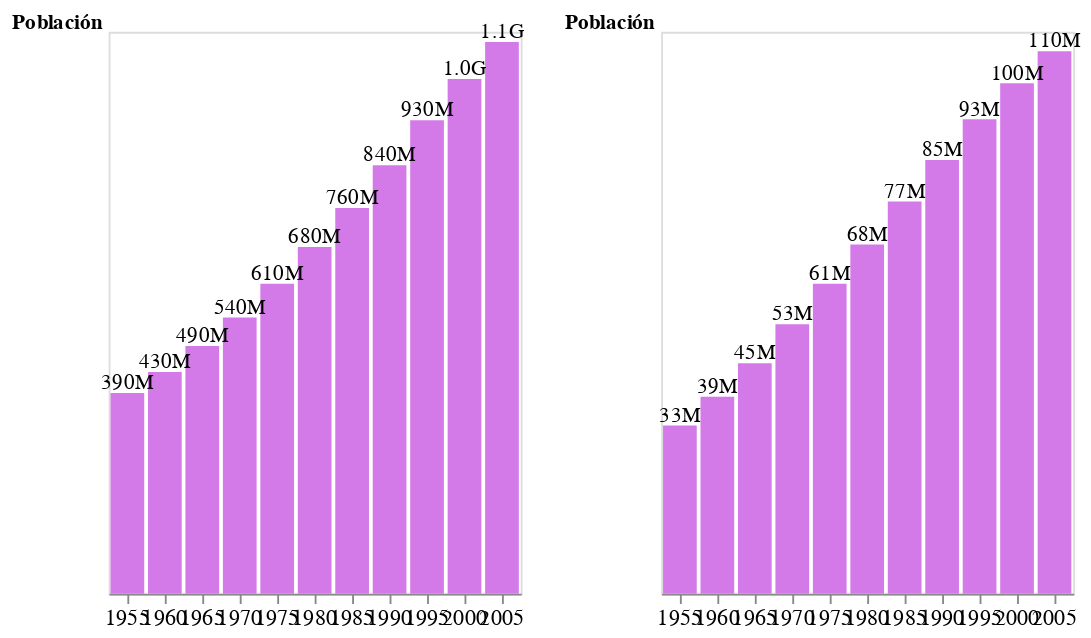

Write notebook code for a chart like this one.
### Code cell
grafico_final | grafico_dos

### Figure 1 — Vega-Lite specification as saved in the notebook (floating-point values rounded to 4 significant figures)
{"config": {"view": {"continuousWidth": 400, "continuousHeight": 300}}, "hconcat": [{"layer": [{"mark": {"type": "bar", "fill": "#D47AE8"}, "encoding": {"x": {"axis": {"labelAngle": 0, "labelFontSize": 12}, "field": "year", "title": "", "type": "ordinal"}, "y": {"axis": {"domain": false, "format": ".2s", "grid": false, "labels": false, "ticks": false, "titleAnchor": "end", "titleAngle": 0}, "field": "pop", "title": "Población", "type": "quantitative"}}}, {"mark": {"type": "text", "dy": -5}, "encoding": {"text": {"field": "pop", "format": ".2s", "type": "quantitative"}, "x": {"axis": {"labelAngle": 0, "labelFontSize": 12}, "field": "year", "title": "", "type": "ordinal"}, "y": {"axis": {"domain": false, "format": ".2s", "grid": false, "labels": false, "ticks": false, "titleAnchor": "end", "titleAngle": 0}, "field": "pop", "title": "Población", "type": "quantitative"}}}], "data": {"name": "data-b3b19feb74daff1b6519ffdda6731053"}}, {"layer": [{"mark": {"type": "bar", "fill": "#D47AE8"}, "encoding": {"x": {"axis": {"labelAngle": 0, "labelFontSize": 12}, "field": "year", "title": "", "type": "ordinal"}, "y": {"axis": {"domain": false, "format": ".2s", "grid": false, "labels": false, "ticks": false, "titleAnchor": "end", "titleAngle": 0}, "field": "pop", "title": "Población", "type": "quantitative"}}}, {"mark": {"type": "text", "dy": -5}, "encoding": {"text": {"field": "pop", "format": ".2s", "type": "quantitative"}, "x": {"axis": {"labelAngle": 0, "labelFontSize": 12}, "field": "year", "title": "", "type": "ordinal"}, "y": {"axis": {"domain": false, "format": ".2s", "grid": false, "labels": false, "ticks": false, "titleAnchor": "end", "titleAngle": 0}, "field": "pop", "title": "Población", "type": "quantitative"}}}], "data": {"name": "data-aba864ee56f53a3188d399bc2e3218f7"}}], "$schema": "https://vega.github.io/schema/vega-lite/v4.17.0.json", "datasets": {"data-b3b19feb74daff1b6519ffdda6731053": [{"year": 1955, "country": "India", "cluster": 0, "pop": 393000000, "life_expect": 40.25, "fertility": 5.896}, {"year": 1960, "country": "India", "cluster": 0, "pop": 434000000, "life_expect": 43.6, "fertility": 5.822}, {"year": 1965, "country": "India", "cluster": 0, "pop": 485000000, "life_expect": 47.19, "fertility": 5.606}, {"year": 1970, "country": "India", "cluster": 0, "pop": 541000000, "life_expect": 50.65, "fertility": 5.264}, {"year": 1975, "country": "India", "cluster": 0, "pop": 607000000, "life_expect": 54.21, "fertility": 4.889}, {"year": 1980, "country": "India", "cluster": 0, "pop": 679000000, "life_expect": 56.6, "fertility": 4.497}, {"year": 1985, "country": "India", "cluster": 0, "pop": 755000000, "life_expect": 58.55, "fertility": 4.15}, {"year": 1990, "country": "India", "cluster": 0, "pop": 839000000, "life_expect": 60.22, "fertility": 3.865}, {"year": 1995, "country": "India", "cluster": 0, "pop": 927000000, "life_expect": 61.77, "fertility": 3.455}, {"year": 2000, "country": "India", "cluster": 0, "pop": 1007702000, "life_expect": 62.88, "fertility": 3.113}, {"year": 2005, "country": "India", "cluster": 0, "pop": 1080264388, "life_expect": 64.7, "fertility": 2.807}], "data-aba864ee56f53a3188d399bc2e3218f7": [{"year": 1955, "country": "Mexico", "cluster": 3, "pop": 32929914, "life_expect": 55.19, "fertility": 6.8}, {"year": 1960, "country": "Mexico", "cluster": 3, "pop": 38578505, "life_expect": 58.3, "fertility": 6.75}, {"year": 1965, "country": "Mexico", "cluster": 3, "pop": 45142399, "life_expect": 60.11, "fertility": 6.75}, {"year": 1970, "country": "Mexico", "cluster": 3, "pop": 52775158, "life_expect": 62.36, "fertility": 6.5}, {"year": 1975, "country": "Mexico", "cluster": 3, "pop": 60678045, "life_expect": 65.03, "fertility": 5.25}, {"year": 1980, "country": "Mexico", "cluster": 3, "pop": 68347479, "life_expect": 67.41, "fertility": 4.25}, {"year": 1985, "country": "Mexico", "cluster": 3, "pop": 76767225, "life_expect": 69.5, "fertility": 3.63}, {"year": 1990, "country": "Mexico", "cluster": 3, "pop": 84913652, "life_expect": 71.45, "fertility": 3.191}, {"year": 1995, "country": "Mexico", "cluster": 3, "pop": 92880353, "life_expect": 73.67, "fertility": 2.671}, {"year": 2000, "country": "Mexico", "cluster": 3, "pop": 99926620, "life_expect": 74.9, "fertility": 2.401}, {"year": 2005, "country": "Mexico", "cluster": 3, "pop": 106202903, "life_expect": 76.19, "fertility": 2.211}]}}
